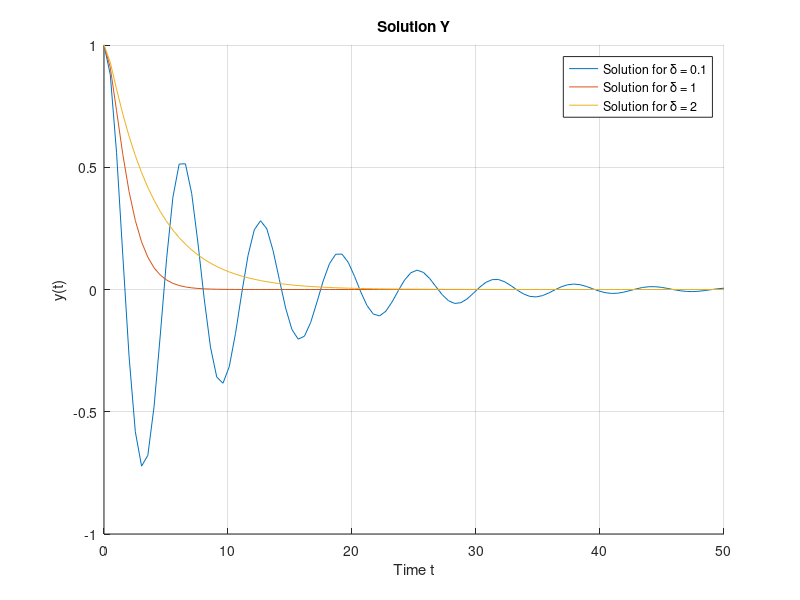

Write MATLAB code to recreate this figure.
clear all
close all
clc

% Définitions des différents paramètres (différents deltas)
cases = [0.1; 1; 2];
w0 = 1;

% Temps échantillonné
tspan = linspace(0,50,100);

% Conditions initiales
z0 = [1; 0]; % y(0) = 1, dy/dt(0) = 0

figure;
hold on;

% calcul pour chaque cas (différents deltas)
for i = 1:length(cases)
    delta = cases(i);

    % Define the ODE as an anonymous function
    odefun = @(t, y) [y(2); -2*delta*y(2) - w0^2*y(1)];

    % Solve the ODE using ode23
    [t, Y] = ode23(odefun, tspan, z0);

    % Plot the results
    
    plot(t, Y(:, 1),'DisplayName',['Solution for \delta = ' num2str(delta)]);
    xlabel('Time t');
    ylabel('y(t)');
    legend show;
    grid on;
end
title(['Solution Y']);
hold off;

